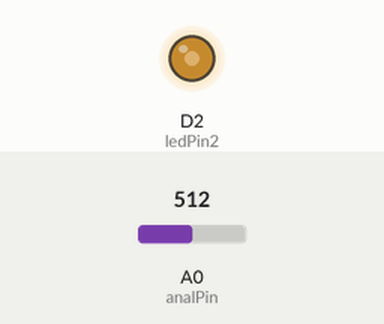
A sketch run on a simulated ESP8266 (NodeMCU). Shown: output pins drawn as LEDs (lit = HIGH). Inputs (shaded band) come from the test bench; at power-on: A0 (analPin) = 512. What the sketch prints to the serial monitor is not drawn.

Above: at 1.2 s.
1.3 s: A0 (analPin) set to 716
At 2.1 s:
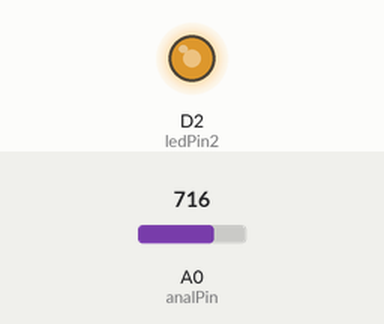
2.8 s: A0 (analPin) set to 900
At 3.3 s:
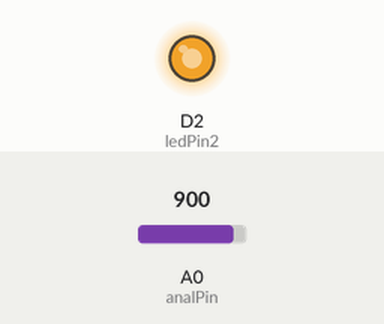
4.3 s: A0 (analPin) set to 122
At 5.5 s:
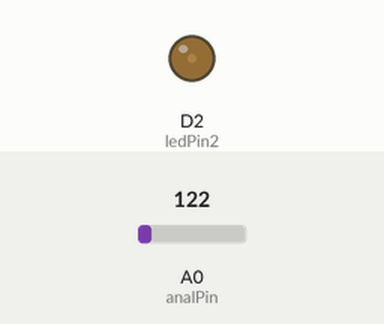
5.8 s: A0 (analPin) set to 0
At 6.7 s:
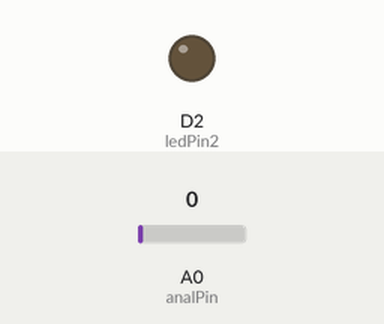
Timing chart, 0 to 8.3 s (numbered marks = the images above; inputs shaded):
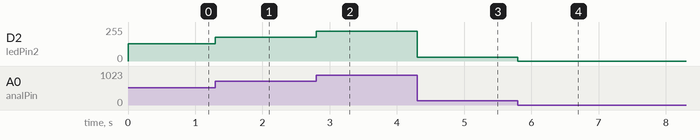

Measured:
- after the input at 1.3 s, D2 (ledPin2): 128/255 → 178/255 at once
- after the input at 2.8 s, D2 (ledPin2): 178/255 → 224/255 at once
- after the input at 4.3 s, D2 (ledPin2): 224/255 → 30/255 at once
- after the input at 5.8 s, D2 (ledPin2): 30/255 → 0/255 at once

The sketch:

led___.ino
```cpp
int ledPin1 = D1;
int ledPin2 = D2;
int ledPin3 = D3;
int ledPin_default = LED_BUILTIN;
int ledPin_default2 = D0;

const int analPin = A0;

void setup() {
    Serial.begin(115200);
    pinMode(ledPin2, OUTPUT);

//  pinMode(ledPin2, OUTPUT);
//  pinMode(ledPin3, OUTPUT);
//  pinMode(ledPin_default, OUTPUT);
//  pinMode(ledPin_default2, OUTPUT);
}

void loop() {
  int val = analogRead(analPin);
  int light = map(val, 0, 1023, 0, 255);
  analogWrite(ledPin2, light);
  Serial.println(val);

//  delay(20);
//  digitalWrite(ledPin1, HIGH);
//  delay(1000);
//  digitalWrite(ledPin1, LOW);
//  delay(1000);
//    digitalWrite(ledPin1, HIGH);
//    delay(50);
//    digitalWrite(ledPin1, LOW);
//    delay(50);
//
//  digitalWrite(ledPin3, HIGH);
//  delay(50);
//  digitalWrite(ledPin3, LOW);
//  delay(50);
//
//  digitalWrite(ledPin_default, LOW);
//  delay(50);
//  digitalWrite(ledPin_default, HIGH);
//  delay(50);
//
//  digitalWrite(ledPin_default2, LOW);
//  delay(50);
//  digitalWrite(ledPin_default2, HIGH);
//  delay(50);

}
```
